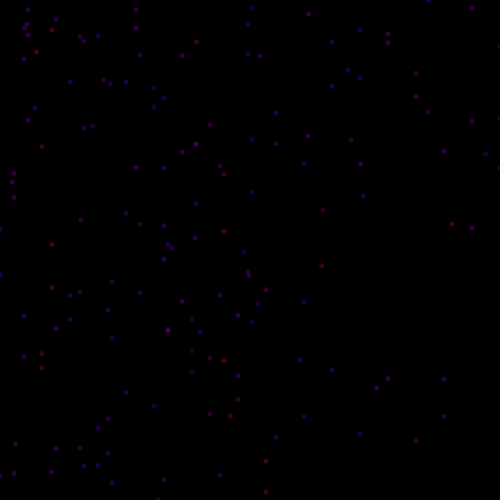
Frame 1 (no input)
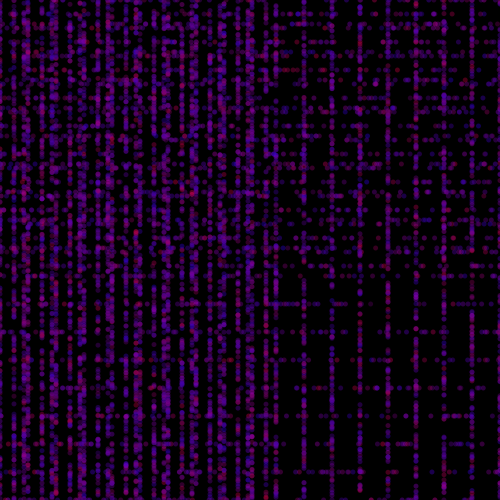
Frame 60 (the mouse pressed at the canvas centre just before this capture)
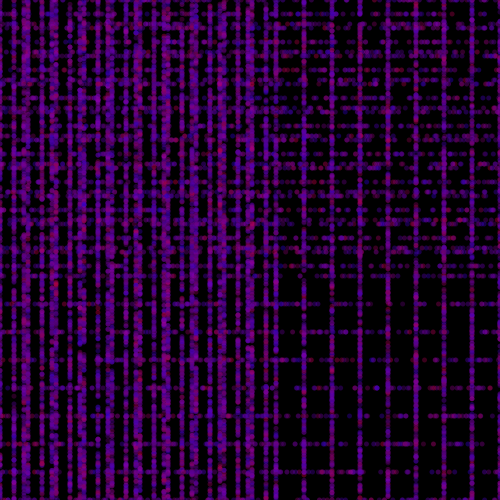
Frame 120 (the mouse held since frame 60 and released just before this capture)

The Processing sketch that drew these frames (run headless with seeded random() and noise(); from frame 60 on, the mouse is pressed at the canvas centre):

// Processing sketch: processing_32671
// ── processing_32671.pde

void setup()
{
  size(500,500); 
  background(0); 
  smooth();  
  noStroke();
}
  
int z = 0;
int j = 500;
int k = 5;
  
void draw()
{
      
if(z>250){z=0;}
if(j<250){j=500;}

for(int i = 0; i < 20; i++){
  float x = random(0,500);
float y = random(0,500);
fill(noise(x/100.0,y/100.0)*255,0,255-noise(x/200.0,y/200.0)*255,100);
  
ellipse(z,random(0,500),k,k); //top right corner
ellipse(j,random(0,500),k,k); //top left corner
ellipse(random(0,500),z,k,k); //lower right corner
ellipse(random(0,500),j,k,k); //lower left corner
ellipse(z,random(0,500),k,k); //middle right
ellipse(z,random(0,500),k,k); //middle south 
ellipse(j,random(0,500),k,k); //middle north
ellipse(j,random(0,500),k,k); //middle left

z = z+14;        
j = j-28;


}

} 
    
